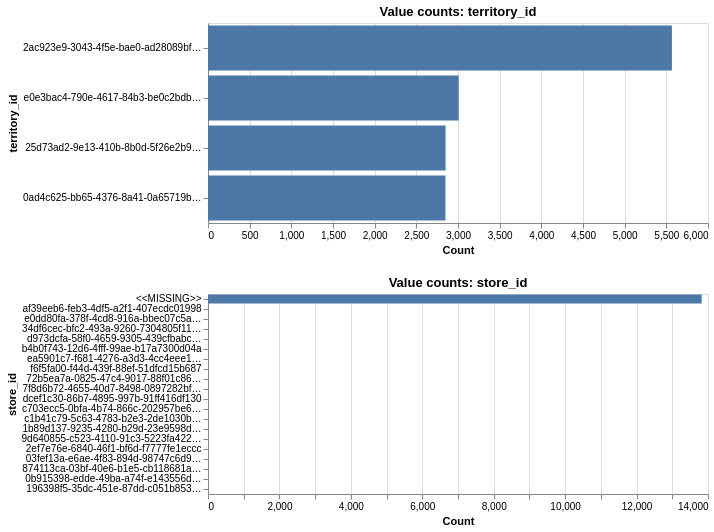

Notebook code cell kept with this figure:
### Code cell
# B.1 Extra: Categorical column value-count bar charts (all 5 columns)
cat_cols_to_plot = ["territory_id", "store_id"]   # skip high-cardinality ID cols
panels = []
for col in cat_cols_to_plot:
    top = (
        df[col].value_counts(dropna=False).reset_index()
        .rename(columns={"count": "n"})
        .head(20)
    )
    top[col] = top[col].fillna("<<MISSING>>").astype(str)
    chart = (
        alt.Chart(top)
        .mark_bar()
        .encode(
            x=alt.X("n:Q", title="Count"),
            y=alt.Y(f"{col}:N", sort="-x", title=col),
            tooltip=[f"{col}:N", "n:Q"]
        )
        .properties(title=f"Value counts: {col}", width=500, height=200)
    )
    panels.append(chart)

alt.vconcat(*panels)

### Figure 1 — Vega-Lite specification as saved in the notebook (floating-point values rounded to 4 significant figures)
{"config": {"view": {"continuousWidth": 300, "continuousHeight": 300}}, "vconcat": [{"data": {"name": "data-3d236febfd992a0c3c45f9314f2707a8"}, "mark": {"type": "bar"}, "encoding": {"tooltip": [{"field": "territory_id", "type": "nominal"}, {"field": "n", "type": "quantitative"}], "x": {"field": "n", "title": "Count", "type": "quantitative"}, "y": {"field": "territory_id", "sort": "-x", "title": "territory_id", "type": "nominal"}}, "height": 200, "title": "Value counts: territory_id", "width": 500}, {"data": {"name": "data-c8f52b3933aa62ca86bb84690f267ae2"}, "mark": {"type": "bar"}, "encoding": {"tooltip": [{"field": "store_id", "type": "nominal"}, {"field": "n", "type": "quantitative"}], "x": {"field": "n", "title": "Count", "type": "quantitative"}, "y": {"field": "store_id", "sort": "-x", "title": "store_id", "type": "nominal"}}, "height": 200, "title": "Value counts: store_id", "width": 500}], "$schema": "https://vega.github.io/schema/vega-lite/v5.20.1.json", "datasets": {"data-3d236febfd992a0c3c45f9314f2707a8": [{"territory_id": "2ac923e9-3043-4f5e-bae0-ad28089bf187", "n": 5567}, {"territory_id": "e0e3bac4-790e-4617-84b3-be0c2bdb7070", "n": 3008}, {"territory_id": "25d73ad2-9e13-410b-8b0d-5f26e2b9e4f2", "n": 2851}, {"territory_id": "0ad4c625-bb65-4376-8a41-0a65719b0db8", "n": 2849}], "data-c8f52b3933aa62ca86bb84690f267ae2": [{"store_id": "<<MISSING>>", "n": 13823}, {"store_id": "af39eeb6-feb3-4df5-a2f1-407ecdc01998", "n": 6}, {"store_id": "e0dd80fa-378f-4cd8-916a-bbec07c5a4f2", "n": 5}, {"store_id": "34df6cec-bfc2-493a-9260-7304805f11d6", "n": 5}, {"store_id": "d973dcfa-58f0-4659-9305-439cfbabc7cd", "n": 5}, {"store_id": "b4b0f743-12d6-4fff-99ae-b17a7300d04a", "n": 5}, {"store_id": "ea5901c7-f681-4276-a3d3-4cc4eee16707", "n": 5}, {"store_id": "f6f5fa00-f44d-439f-88ef-51dfcd15b687", "n": 5}, {"store_id": "72b5ea7a-0825-47c4-9017-88f01c86516c", "n": 4}, {"store_id": "7f8d6b72-4655-40d7-8498-0897282bfc66", "n": 4}, {"store_id": "dcef1c30-86b7-4895-997b-91ff416df130", "n": 4}, {"store_id": "c703ecc5-0bfa-4b74-866c-202957be6f62", "n": 4}, {"store_id": "c1b41c79-5c63-4783-b2e3-2de1030b01e3", "n": 4}, {"store_id": "1b89d137-9235-4280-b29d-23e9598daeae", "n": 4}, {"store_id": "9d640855-c523-4110-91c3-5223fa422d9b", "n": 4}, {"store_id": "2ef7e76e-6840-46f1-bf6d-f7777fe1eccc", "n": 4}, {"store_id": "03fef13a-e6ae-4f83-894d-98747c6d90d2", "n": 4}, {"store_id": "874113ca-03bf-40e6-b1e5-cb118681af01", "n": 4}, {"store_id": "0b915398-edde-49ba-a74f-e143556d4c97", "n": 4}, {"store_id": "196398f5-35dc-451e-87dd-c051b8539381", "n": 4}]}}
